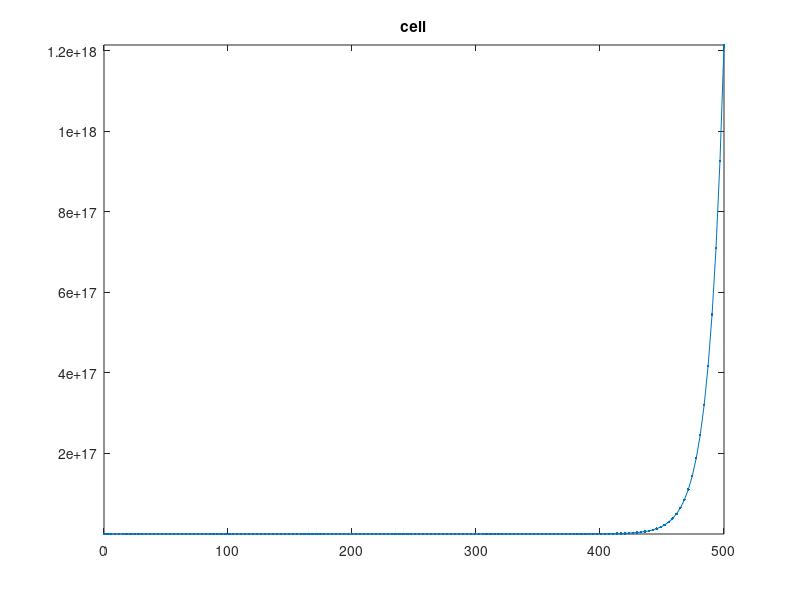
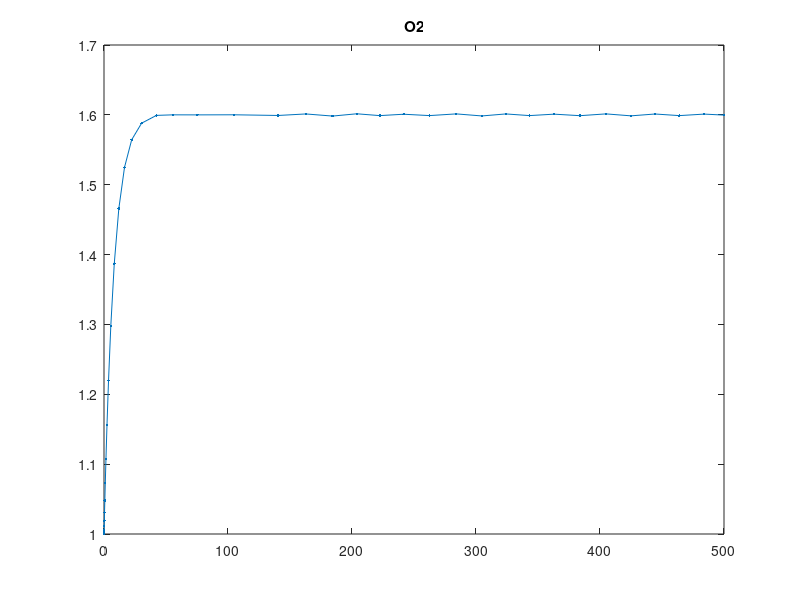

These figures' MATLAB source, in order:
function basic_model
%to look at cell and oxygen SEPARATELY

clear;
clc;
clf;

v0 = 1/3;  
a0 = 1/4;

v1 = 1/5;
a1 = 1/8;

figure(1); 
sol = ode23(@(t,x) ODEcell(t,x,v0,a0), [0, 500], 1);  
plot(sol.x, sol.y(1,:), '.-');
axis tight
title('cell');

figure(2);
sol = ode23(@(t,y) ODEo2(t,y,a1,v1), [0, 500], 1);  
plot(sol.x, sol.y(1,:), '.-');
axis auto
title('O2');


function dx = ODEcell(t,x,v0,a0)
dx = (v0-a0)*x;
end

function dy = ODEo2(t,y,a1,v1)
dy = v1-a1*y;
end

end
